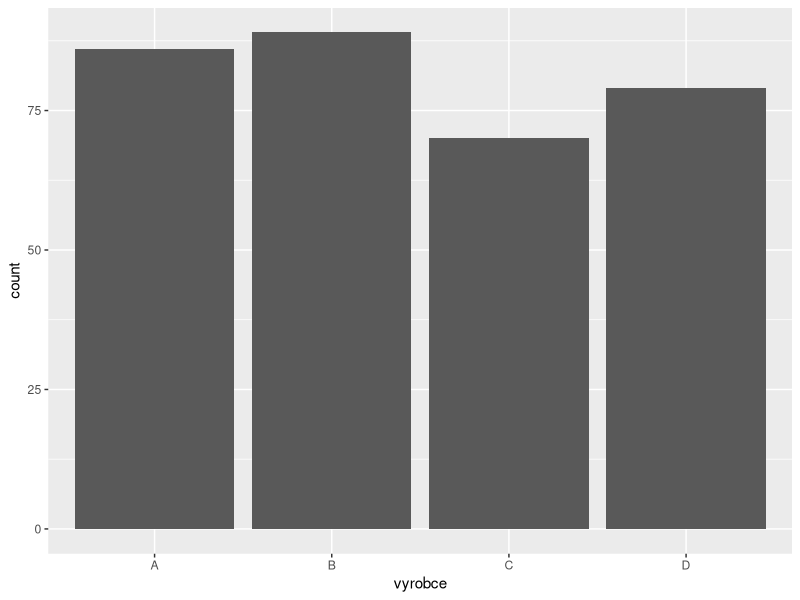
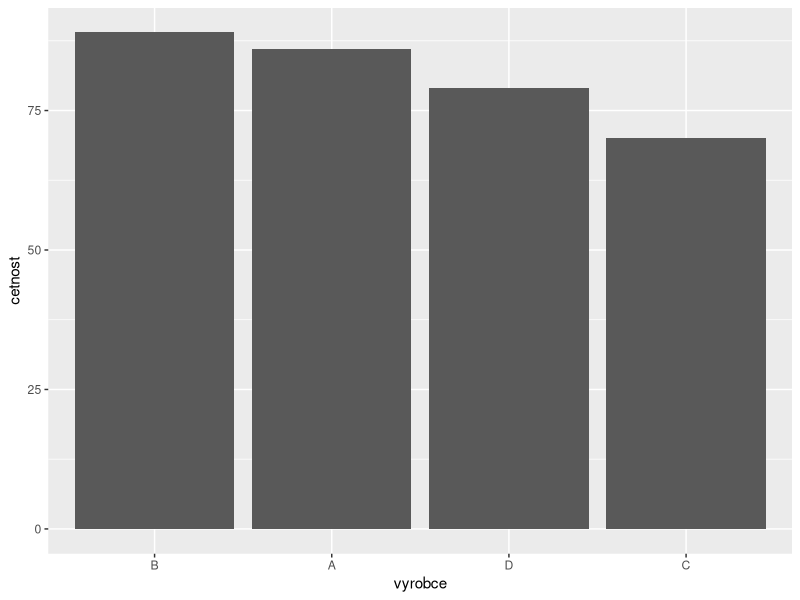
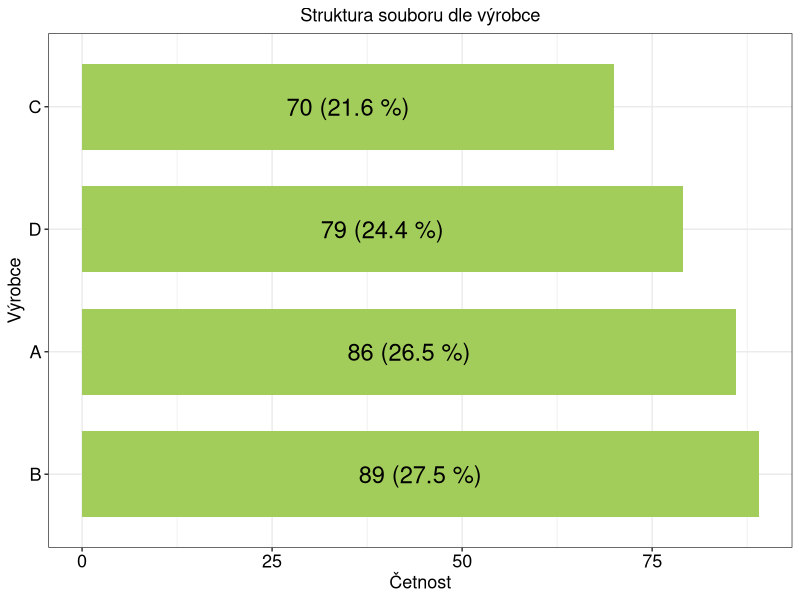
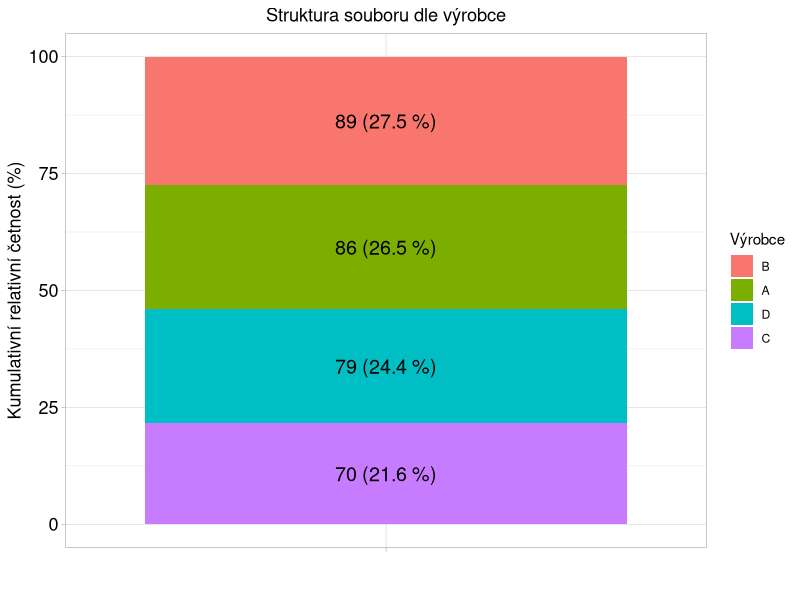
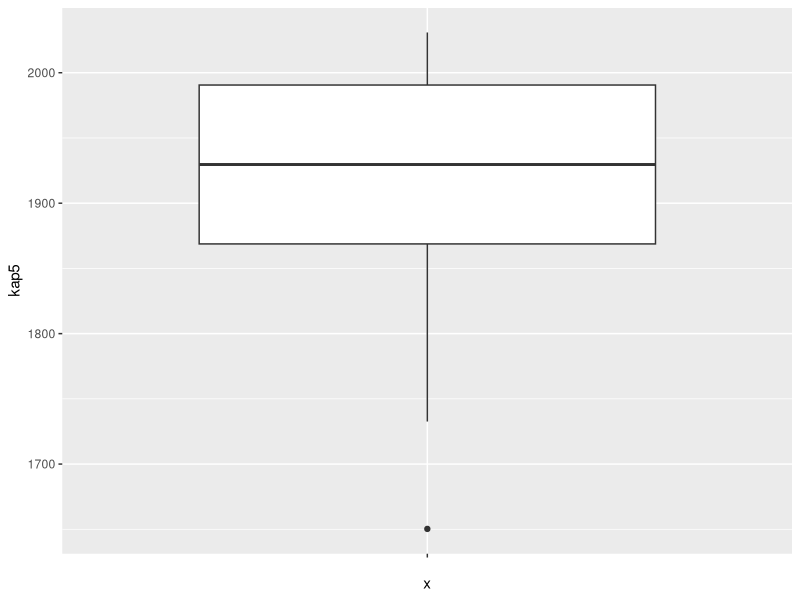
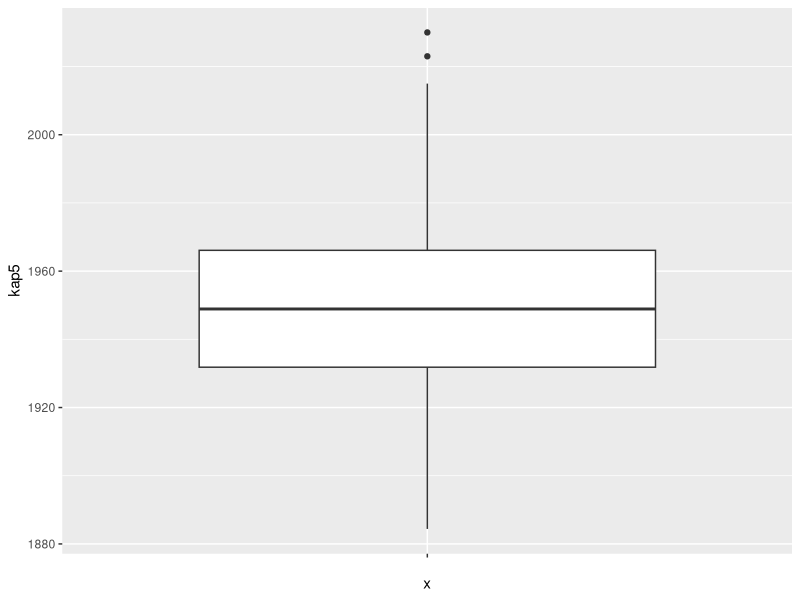
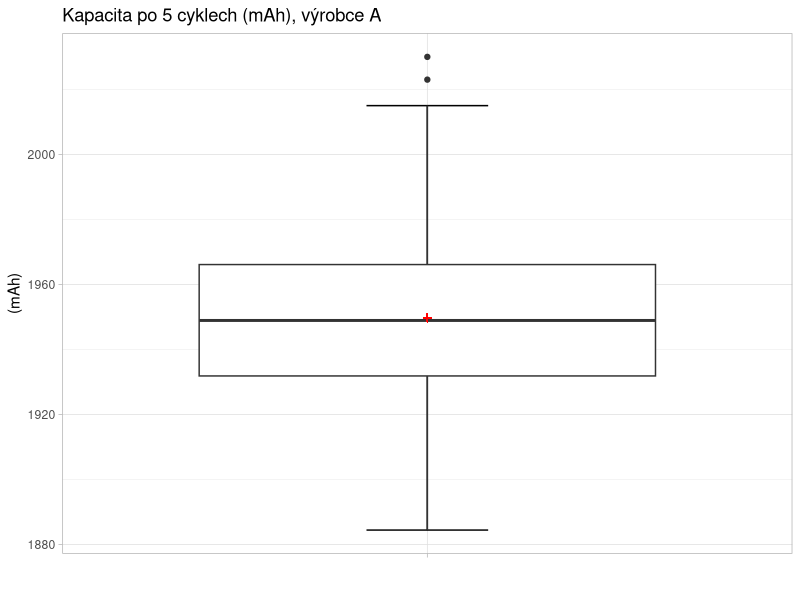
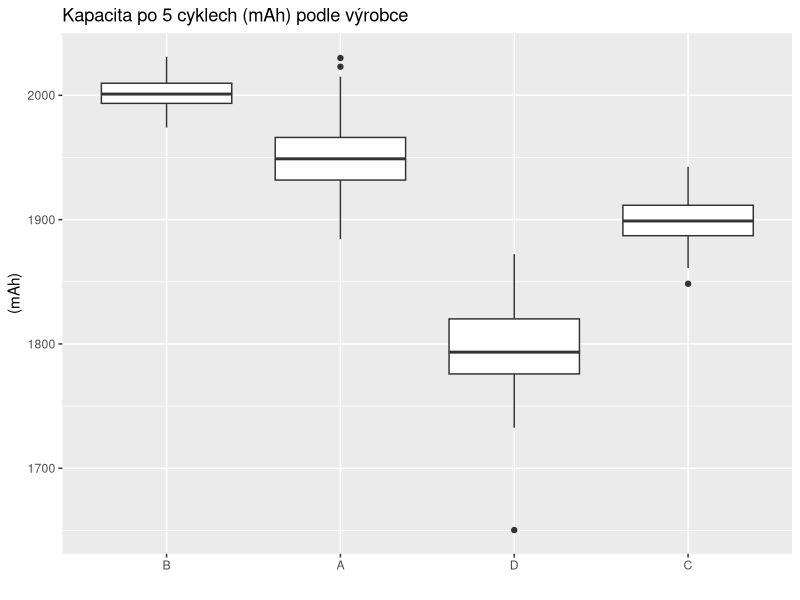

Here is the R script that generated these plots, in order:
#//////////////////////////////////////////////////////////////////////////////////////
##############    Explorační analýza dat - Grafika s ggplot2      #####################
################       Adéla Vrtková, Martina Litschmannová    ########################
#//////////////////////////////////////////////////////////////////////////////////////

# Zobrazuje-li se vám skript s chybným kódováním, využijte příkaz File / Reopen with Encoding

# Základní skript obsahuje nezbytné minimum potřebné ke zvládnutí principů práce
# s jazykem R v kontextu Explorační analýzy dat.

# Rozšířený skript je obohacen o ukázky použití knihovny dplyr pro jednodušší práci
# s datovým souborem a knihovny ggplot2 pro hezčí grafiku.

# Lehkou nádstavbu k Základnímu skriptu tvoří skript "Grafika s ggplot2",
# kde jsou vytaženy ukázky grafiky s tímto balíčkem. Ač to tak na první pohled nepůsobí,
# ggplot2 ve výsledku dokáže ušetřit spousty práce a času při vytváření pěkných grafů
# pro domácí úkoly, závěrečné práce, diplomky apod.

#/////////////////////////////////////////////////////////////////////////////////////
## Příprava prostředí ##########

# Aktivace potřebných knihoven, případně doinstalujte pomocí install.packages()
library(readxl)
library(dplyr)
library(ggplot2)
library(ggpubr)

# Import dat
dataS = as.data.frame(
        read_excel("aku.xlsx", 
                  sheet = "Standard",
                  skip = 2)
        )
colnames(dataS) = c("ID", "kap5", "kap100", "vyrobce")

#/////////////////////////////////////////////////////////////////////////////////////
## Vysvětlení principu práce s knihovnou ggplot2 ##########

# Základní fungování ggplot2 - pomocí vrstev:
# Nejprve definujeme "estetiku" (aesthetics)
#           - důležitá část, kde specifikujeme proměnnou na ose x a/nebo na ose y
#           - lze ale i určit proměnnou, která ovlivní velikost (size) nebo barvu (color) vykreslených objektů (např. bodů)
# Následuje určení "geometrie" (geometries)
#           - tato část definuje, jak se mají data znázornit
#           - jako body (geom_point), čáry (geom_line), krabicové grafy (geom_boxplot), sloupcové grafy (geom_bar),...
#           - je třeba uvážit typ dat a na základě toho, jakou chceme informaci předat, zvolit geometrii
#           - různé "geom" lze i kombinovat, má-li to smysl
# Samozřejmostí je změna popisků pomocí vrstvy "labs", grafická témata (themes), přidání textu (geom_text) apod.
# https://www.rstudio.com/wp-content/uploads/2015/03/ggplot2-cheatsheet.pdf

# Ukládání grafů lze např. pomocí funkce dev.print, jpeg, pdf a dalších.
# Jednodušeji pak v okně Plots -> Export

# Pro dobrou orientaci jsou kapitoly číslovány dle ZÁKLADNÍHO skriptu.

#/////////////////////////////////////////////////////////////////////////////////////
#* 5.2 Sloupcový graf (ggplot2) ##########

# Sloupcový graf pomocí ggplot2 - ze std. datového formátu
ggplot(dataS, 
       aes(x = vyrobce))+  # estetika
  geom_bar()

# V tuto chvíli je na zvážení seřazení výrobců dle četnosti (od nejčetnějšího).
dataS$vyrobce = factor(dataS$vyrobce,
                       levels = names(sort(table(dataS$vyrobce), decreasing = TRUE))
                       )

# Další parametry je ale jednodušší nastavit, když je graf vytvořen z tabulky, která obsahuje 
# absolutní a relativní četnosti.

# Takovou tabulku lze připravit pomocí funkcí knihovny dplyr
tab_cetnosti_dplyr = 
  dataS %>%
  group_by(vyrobce) %>%
  summarise(cetnost = n()) %>%                                  
  mutate(rel.cetnost = round(100*(cetnost / sum(cetnost)), 1))    # příprava tabulky
tab_cetnosti_dplyr[1,3] = 100 - sum((tab_cetnosti_dplyr[2:4, 3])) # ohlídání zaokrouhlovací chyby
tab_cetnosti_dplyr

# Nebo také pomocí funkcí základního R
cetnosti = table(dataS$vyrobce)
rel.cetnosti = round(prop.table(cetnosti)*100, digits = 1)
rel.cetnosti[4] = 100 - sum(rel.cetnosti[1:3]) # ohlídání zaokrouhlovací chyby
tab_cetnosti = as.data.frame(cbind(cetnosti, rel.cetnosti))  # spojení tabulek a převod na data.frame
tab_cetnosti
tab_cetnosti$vyrobce = rownames(tab_cetnosti) # vytažení výrobce do samostatné proměnné
tab_cetnosti

# Vytvoření grafu
ggplot(tab_cetnosti_dplyr, 
       aes(x = vyrobce,        # estetika
           y = cetnost))+      
  geom_bar(stat = "identity")    # parametr stat nastavený kvůli vstupní tabulce

# Můžeme si vyhrát s dalšími grafickými parametry a nastavením popisků 
ggplot(tab_cetnosti_dplyr, 
       aes(x = vyrobce, 
           y = cetnost))+  # estetika
  geom_bar(stat = "identity",         # parametr stat nastavený kvůli tabulce
           fill = "darkolivegreen3",  # barva sloupců
           width = 0.7)+              # šířka sloupců
  labs(x = "Výrobce",                 # názvy os a název grafu
       y = "Četnost",
       title = "Struktura souboru dle výrobce")+
  theme_bw()+                                   # vzhled grafu (další např. theme_classic, theme_dark, theme_light,...)
  theme(plot.title = element_text(hjust = 0.5),                  # zarovnání názvu grafu
        axis.text = element_text(color = "black", size = 13),    # barva a velikost popisků os
        axis.title = element_text(size = 13))+                   # velikost názvů os
  geom_text(aes(y = cetnost, 
                label = paste0(cetnost," (", rel.cetnost," %)")),     # jaký text a kam umístit
            size = 6,                                   # velikost textu
            position = position_stack(vjust = 0.5))+  # nastavení pozice na střed sloupce
  coord_flip()  # horizontální orientace

# Mimo klasického sloupcového grafu lze sestrojit i 100% skládaný sloupcový graf, což je perfektní alternativa ke koláčovým grafům.

ggplot(tab_cetnosti_dplyr, 
       aes(x = "",
           y = rel.cetnost,
           fill = vyrobce))+  # jiné nastavení estetiky
  geom_bar(stat="identity")+
  labs(x = "",
       y = "Kumulativní relativní četnost (%)",
       fill = "Výrobce",
       title = "Struktura souboru dle výrobce")+
  theme_light()+
  theme(plot.title = element_text(hjust = 0.5),                  # zarovnání názvu grafu
        axis.text = element_text(color = "black", size = 13),    # barva a velikost popisků os
        axis.title = element_text(size = 13))+
  geom_text(aes(y = rel.cetnost, 
                label = paste0(cetnost," (", rel.cetnost," %)")),
            size = 5,
            position = position_stack(vjust = 0.5))        # parametr kvůli správnému vykreslení popisků

# Zkuste využít předešlého kódu a vytvořit si sloupcový graf pro proměnnou Výrobce podle sebe.

#/////////////////////////////////////////////////////////////////////////////////////
#* 6.2 Krabicový graf (ggplot2) ##########

ggplot(dataS,
       aes(x = "",
           y = kap5))+   # estetika
  geom_boxplot()   # specifikace způsobu vykreslení - boxplot

# Chceme-li vykreslit pouze pro jednoho výrobce a nechceme si definovat další nový objekt, lze to udělat následovně
ggplot(dataS[dataS$vyrobce=="A",],
       aes(x = "",
           y = kap5))+ # estetika
  geom_boxplot()

# ... a graficky si pohrát s výstupem
ggplot(dataS[dataS$vyrobce=="A",],
       aes(x = "",
           y = kap5))+ # estetika
  stat_boxplot(geom = "errorbar", 
               width = 0.2) +   # ohraničení fousů (musí být před geom_boxplot)
  geom_boxplot()+
  labs(x = "",
       y = "(mAh)",
       title = "Kapacita po 5 cyklech (mAh), výrobce A")+  # popisky
  theme_light()+
  geom_point(aes(x = "",
                 y = mean(dataS$kap5[dataS$vyrobce=="A"], na.rm=T)),  # vykreslení průměru
             color = "red",
             shape = 3)

# Vícenásobný krabicový graf v ggplot2
ggplot(dataS,
       aes(x = vyrobce,
           y = kap5))+ # estetika
  geom_boxplot()+
  labs(x = "",
       y = "(mAh)",
       title = "Kapacita po 5 cyklech (mAh) podle výrobce") # popisky

# ... s trochou grafiky
ggplot(dataS,
       aes(x = vyrobce,
           y = kap5))+
  stat_boxplot(geom = "errorbar", 
               width = 0.2) +   # ohraničení fousů (musí být před geom_boxplot)
  geom_boxplot()+
  labs(x = "",
       y = "(mAh)",
       title = "Kapacita po 5 cyklech (mAh) podle výrobce")+ # popisky
  theme_classic()+
  theme(axis.text = element_text(color = "black", size = 13),
        axis.title = element_text(size = 13))

# Pro vykreslení vícenásobného krabicového grafu je na místě zvážit seřazení výrobců dle abecedy.

#/////////////////////////////////////////////////////////////////////////////////////
#* 6.3 Histogram (ggplot2) ##########

ggplot(dataS,
       aes(x = kap5))+
  geom_histogram(binwidth = 20)   # Lze nastavit parametr bins (počet všech sloupců) nebo binwidth (šířka jednoho sloupce)

#...s pokročilou úpravou výstupu
ggplot(dataS,
       aes(x = kap5))+
  geom_histogram(binwidth = 40,
                 color = "grey",
                 fill = "lightblue")+
  labs(x = "kapacita (mAh)",
       y = "četnost",
       title = "Histogram pro kapacitu po 5 cyklech")+
  theme_test()+
  theme(axis.text = element_text(color = "black", size = 13),
        axis.title = element_text(size = 13))

#... se změnou měřítka osy y a přidáním empirické hustoty
ggplot(dataS,
       aes(x = kap5))+
  geom_histogram(aes(y = ..density..),          # říkáme, že chceme změnu měřítka osy y kvůli hustotě
                 binwidth = 40,
                 color = "grey",           # barva ohraničení
                 fill = "lightblue")+     # barva výplně
  geom_density()+                        # křivka odhadu hustoty
  labs(x = "kapacita (mAh)",
       y = "hustota pravděpodobnosti",
       title = "Histogram pro kapacitu po 5 cyklech")+
  theme_test()+
  theme(axis.text = element_text(color = "black", size = 13),
        axis.title = element_text(size = 13))

# s přidáním hustoty pravděpodobnosti normálního rozdělení pomocí stat_function()
ggplot(dataS,
       aes(x = kap5))+
  geom_histogram(aes(y = ..density..),          # říkáme, že chceme změnu měřítka osy y kvůli hustotě
                 binwidth = 40,
                 color = "grey",           # barva ohraničení
                 fill = "lightblue")+     # barva výplně
  geom_density()+                        # křivka odhadu hustoty
  stat_function(fun = dnorm,
                args = list(mean = mean(dataS$kap5), sd = sd(dataS$kap5)),
                color = "red")+      # Gaussovka
  labs(x = "kapacita (mAh)",
       y = "hustota pravděpodobnosti",
       title = "Histogram pro kapacitu po 5 cyklech")+
  theme_test()+
  theme(axis.text = element_text(color = "black", size = 13),
        axis.title = element_text(size = 13))

#/////////////////////////////////////////////////////////////////////////////////////
#* 6.4 QQ-graf (ggplot2) ##########

ggplot(dataS, 
       aes(sample = kap5))+
  stat_qq()+
  stat_qq_line()

# Výstup ggplot lze upravit analogicky předchozím ggplot výstupům.

#/////////////////////////////////////////////////////////////////////////////////////
#* 6.5 Kombinace grafických výstupů do jednoho obrázku (ggplot2) ##########

# Kombinaci více objektů z ggplot vyžaduje jiný postup
# Jednotlivé objekty si uložit a na konci zavolat funkci ggarrange z balíčku ggpubr

hist_kap5 =
  ggplot(dataS,
         aes(x = kap5))+
  geom_histogram(binwidth = 40,
                 color = "grey",
                 fill = "lightgreen")+
  labs(x = " ",
       y = "četnost")+
  theme_test()

box_kap5 =
  ggplot(dataS,
         aes(x = "",
             y = kap5))+
  stat_boxplot(geom = "errorbar", 
               width = 0.2) +   
  geom_boxplot()+
  labs(x = "\n",
       y = "kapacita (mAh)")+
  theme_test()+
  coord_flip()

ggarrange(hist_kap5, box_kap5,  # vypsání objektů k vykreslení
          ncol = 1,   # počet sloupců, řádky jsou dopočítány automaticky
          heights = c(2.5,1))
# Návrh na úpravu - k dokonalosti chybí sjednotit měřítka na osách x, případně zvětšit popisky pro lepší čitelnost hodnot

# Pokud je však cílem SROVNÁNÍ, pak není vhodné výše uvedené generovat pro každého výrobce zvlášť.
# V takovém případě je dobré sáhnout po jednom vícenásobném krabicovém grafu 
# a k němu vytvořit sadu histogramů a sadu QQ-grafů.

# Dostat ggplot do for-cyklu už vyžaduje pokročilejší znalosti jazyka R, tudíž tato možnost nebude zde už uvedena.
# Nicméně skvělé funkce facet_wrap() a facet_grid() velice příhodně pomůžou s vykreslováním sady
# histogramů, kdy automaticky pohlídají sjednocené osy...

ggplot(dataS,
       aes(x=kap5))+
  geom_histogram(binwidth = 20)+                  
  facet_grid("vyrobce")

ggplot(dataS,
       aes(x=kap5))+
  geom_histogram(binwidth = 20)+                  
  facet_wrap("vyrobce")

# Obdobně lze facety použít pro vykreslení sady QQ-grafů s tím, že zde již nepotřebujeme dodržet sjednocené osy
ggplot(dataS, 
       aes(sample = kap5))+
  stat_qq()+
  stat_qq_line()+
  facet_wrap("vyrobce", 
             scales = "free")

ggplot(dataS, 
       aes(sample = kap5))+
  stat_qq()+
  stat_qq_line()+
  facet_grid("vyrobce",
             scales = "free")
